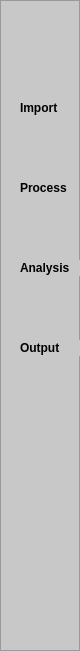
  <widget class="QFrame" name="frame_2">
   <property name="geometry">
    <rect>
     <x>0</x>
     <y>50</y>
     <width>80</width>
     <height>651</height>
    </rect>
   </property>
   <property name="styleSheet">
    <string notr="true">
background-color: rgb(200, 200, 200);</string>
   </property>
   <property name="frameShape">
    <enum>QFrame::StyledPanel</enum>
   </property>
   <property name="frameShadow">
    <enum>QFrame::Raised</enum>
   </property>
   <widget class="QPushButton" name="exp_data_btn">
    <property name="geometry">
     <rect>
      <x>10</x>
      <y>280</y>
      <width>61</width>
      <height>53</height>
     </rect>
    </property>
    <property name="font">
     <font>
      <family>Segoe UI</family>
      <pointsize>9</pointsize>
      <weight>75</weight>
      <bold>true</bold>
     </font>
    </property>
    <property name="mouseTracking">
     <bool>false</bool>
    </property>
    <property name="autoFillBackground">
     <bool>false</bool>
    </property>
    <property name="styleSheet">
     <string notr="true">QPushButton#exp_data_btn {
    border-radius: 10px;
}
QPushButton:hover {
    /* Add your hover effect styles here */
   background-color: rgb(170,172,175);/* Example: change background color to red */
}</string>
    </property>
    <property name="text">
     <string/>
    </property>
    <property name="icon">
     <iconset>
      <normaloff>cil-save.png</normaloff>cil-save.png</iconset>
    </property>
    <property name="iconSize">
     <size>
      <width>30</width>
      <height>30</height>
     </size>
    </property>
    <property name="checkable">
     <bool>false</bool>
    </property>
   </widget>
   <widget class="QPushButton" name="dp_btn">
    <property name="geometry">
     <rect>
      <x>10</x>
      <y>120</y>
      <width>61</width>
      <height>51</height>
     </rect>
    </property>
    <property name="font">
     <font>
      <family>Segoe UI</family>
      <pointsize>9</pointsize>
      <weight>75</weight>
      <bold>true</bold>
     </font>
    </property>
    <property name="styleSheet">
     <string notr="true">QPushButton#dp_btn {
    border-radius: 10px;
color:#dcdcdc ;
}
QPushButton:hover {
    /* Add your hover effect styles here */ background-color: rgb(170,172,175);/* Example: change background color to red */
}
</string>
    </property>
    <property name="text">
     <string/>
    </property>
    <property name="icon">
     <iconset>
      <normaloff>cil-pen-alt.png</normaloff>cil-pen-alt.png</iconset>
    </property>
   </widget>
   <widget class="QPushButton" name="da_btn">
    <property name="geometry">
     <rect>
      <x>10</x>
      <y>200</y>
      <width>61</width>
      <height>51</height>
     </rect>
    </property>
    <property name="font">
     <font>
      <family>Segoe UI</family>
      <pointsize>9</pointsize>
      <weight>75</weight>
      <bold>true</bold>
     </font>
    </property>
    <property name="styleSheet">
     <string notr="true">QPushButton {
    border-radius: 10px;
color:#dcdcdc ;
}
QPushButton:hover {
    /* Add your hover effect styles here */
     background-color: rgb(170,172,175); /* Example: change background color to red */
}</string>
    </property>
    <property name="text">
     <string/>
    </property>
    <property name="icon">
     <iconset>
      <normaloff>cil-chart.png</normaloff>cil-chart.png</iconset>
    </property>
    <property name="iconSize">
     <size>
      <width>25</width>
      <height>25</height>
     </size>
    </property>
   </widget>
   <widget class="QPushButton" name="imp_data_btn">
    <property name="geometry">
     <rect>
      <x>10</x>
      <y>40</y>
      <width>61</width>
      <height>51</height>
     </rect>
    </property>
    <property name="font">
     <font>
      <family>Segoe UI</family>
      <pointsize>9</pointsize>
      <weight>75</weight>
      <bold>true</bold>
     </font>
    </property>
    <property name="mouseTracking">
     <bool>false</bool>
    </property>
    <property name="styleSheet">
     <string notr="true">QPushButton#imp_data_btn {
    border-radius: 10px;
    color:#dcdcdc ;
}

QPushButton:hover {
    /* Add your hover effect styles here */ background-color: rgb(170,172,175); /* Example: change background color to red */
}
</string>
    </property>
    <property name="text">
     <string/>
    </property>
    <property name="icon">
     <iconset>
      <normaloff>cil-cloud-upload.png</normaloff>cil-cloud-upload.png</iconset>
    </property>
   </widget>
   <widget class="QLabel" name="label_3">
    <property name="geometry">
     <rect>
      <x>20</x>
      <y>100</y>
      <width>54</width>
      <height>16</height>
     </rect>
    </property>
    <property name="font">
     <font>
      <family>Segoe UI</family>
      <weight>75</weight>
      <bold>true</bold>
     </font>
    </property>
    <property name="text">
     <string>Import</string>
    </property>
   </widget>
   <widget class="QLabel" name="label_4">
    <property name="geometry">
     <rect>
      <x>20</x>
      <y>340</y>
      <width>61</width>
      <height>16</height>
     </rect>
    </property>
    <property name="font">
     <font>
      <family>Segoe UI</family>
      <weight>75</weight>
      <bold>true</bold>
     </font>
    </property>
    <property name="text">
     <string>Output</string>
    </property>
   </widget>
   <widget class="QLabel" name="label_12">
    <property name="geometry">
     <rect>
      <x>20</x>
      <y>180</y>
      <width>54</width>
      <height>16</height>
     </rect>
    </property>
    <property name="font">
     <font>
      <family>Segoe UI</family>
      <weight>75</weight>
      <bold>true</bold>
     </font>
    </property>
    <property name="text">
     <string>Process</string>
    </property>
   </widget>
   <widget class="QLabel" name="label_19">
    <property name="geometry">
     <rect>
      <x>20</x>
      <y>260</y>
      <width>61</width>
      <height>16</height>
     </rect>
    </property>
    <property name="font">
     <font>
      <family>Segoe UI</family>
      <weight>75</weight>
      <bold>true</bold>
     </font>
    </property>
    <property name="text">
     <string>Analysis</string>
    </property>
   </widget>
  </widget>
